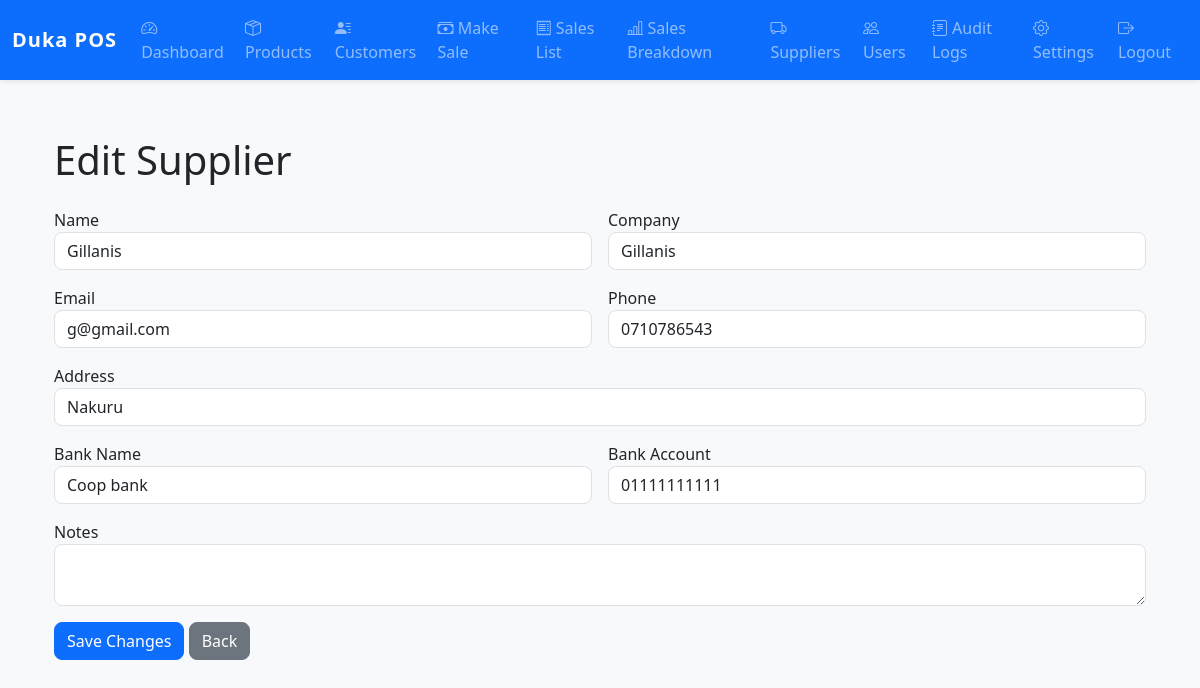
The page /suppliers/edit/1 (signed in) on the database its author committed.
### models.py (models this page shows)
class Supplier(db.Model):
    id = db.Column(db.Integer, primary_key=True)
    name = db.Column(db.String(128))
    company = db.Column(db.String(100))
    contact_email = db.Column(db.String(100))
    contact_phone = db.Column(db.String(50))
    address = db.Column(db.String(200))
    bank_name = db.Column(db.String(100))
    bank_account = db.Column(db.String(100))
    notes = db.Column(db.Text)
    products = db.relationship('Product', backref='supplier', lazy=True)

### app.py (the view, shortened to what this page needs)
@app.route('/suppliers/edit/<int:supplier_id>', methods=['GET', 'POST'])
@login_required(role='admin')
def edit_supplier(supplier_id):
    supplier = Supplier.query.get_or_404(supplier_id)
    return render_template('edit_supplier.html', supplier=supplier)

### app.py (called while the page is built)
def login_required(role=None):
    def decorator(f):
        from functools import wraps
        @wraps(f)
        def decorated_function(*args, **kwargs):
            if 'user_id' not in session:
                return redirect(url_for('login'))
            if role and session.get('role') != role:
                flash('You do not have permission to access this page.', 'danger')
                return redirect(url_for('home'))
            return f(*args, **kwargs)
        return decorated_function
    return decorator

@app.context_processor
def inject_business_details():
    keys = ['business_name', 'business_address', 'business_contact', 'tax_info', 'business_email', 'website', 'receipt_footer', 'business_logo']
    settings = {key: Setting.query.filter_by(key=key).first() for key in keys}
    return dict(business_settings=settings)

### templates/edit_supplier.html (shortened to what this page needs)
{% extends "base.html" %}
{% block content %}
<div class="container">
    <h1 class="mb-4">Edit Supplier</h1>
    <form method="post" class="row g-3">
        <div class="col-md-6">
            <label>Name</label>
            <input type="text" name="name" class="form-control" value="{{ supplier.name }}" required>
        </div>
        <div class="col-md-6">
            <label>Company</label>
            <input type="text" name="company" class="form-control" value="{{ supplier.company }}">
        </div>
        <div class="col-md-6">
            <label>Email</label>
            <input type="email" name="contact_email" class="form-control" value="{{ supplier.contact_email }}">
        </div>
        <div class="col-md-6">
            <label>Phone</label>
            <input type="text" name="contact_phone" class="form-control" value="{{ supplier.contact_phone }}">
        </div>
        <div class="col-md-12">
            <label>Address</label>
            <input type="text" name="address" class="form-control" value="{{ supplier.address }}">
        </div>
        <div class="col-md-6">
            <label>Bank Name</label>
            <input type="text" name="bank_name" class="form-control" value="{{ supplier.bank_name }}">
        </div>
        <div class="col-md-6">
            <label>Bank Account</label>
            <input type="text" name="bank_account" class="form-control" value="{{ supplier.bank_account }}">
        </div>
        <div class="col-md-12">
            <label>Notes</label>
            <textarea name="notes" class="form-control">{{ supplier.notes }}</textarea>
        </div>
        <div class="col-12">
            <button type="submit" class="btn btn-primary">Save Changes</button>
            <a href="{{ url_for('suppliers_list') }}" class="btn btn-secondary">Back</a>
        </div>
    </form>
</div>
{% endblock %}

### templates/base.html (style rules this page uses)
body { background-color: #f8f9fa; font-family: 'Segoe UI', 'Roboto', Arial, sans-serif; }
.container { margin-top: 2rem; }
.btn, .form-control, .form-select { border-radius: 0.5rem; }

### rows shown on the page
Supplier: name "Gillanis", company "Gillanis", contact_email "g@gmail.com", contact_phone "0710786543", address "Nakuru", bank_name "Coop bank", bank_account "01111111111"
